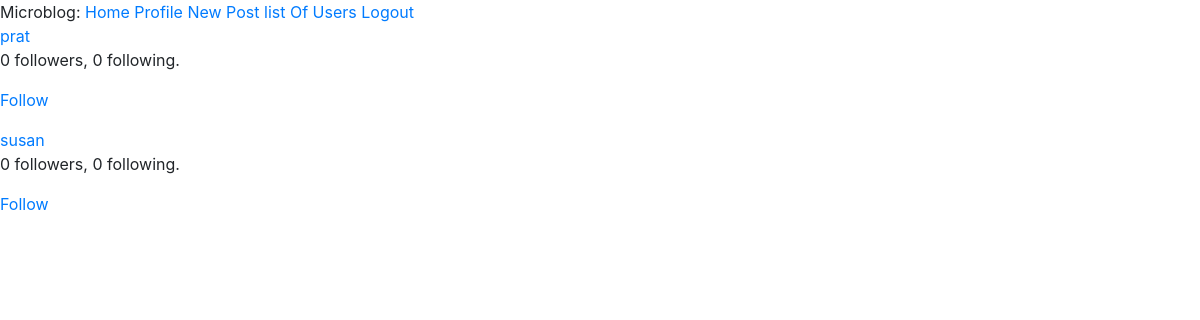
/all_users (signed in), run on the app's committed database.
### app/models.py (models this page shows, shortened)
class User(UserMixin, db.Model):
	id=db.Column(db.Integer, primary_key=True)
	username=db.Column(db.String(64), index=True, unique=True)
	email=db.Column(db.String(120), index=True, unique=True)
	password_hash = db.Column(db.String(128))
	posts = db.relationship('Post', backref='author', lazy='dynamic')
	about_me = db.Column(db.String(140))
	last_seen = db.Column(db.DateTime, default=datetime.utcnow)
	image_file = db.Column(db.String(20), nullable=False, default='profile_pics/default.jpg')
	followed = db.relationship(
        'User', secondary=followers,
        primaryjoin=(followers.c.follower_id == id),
        secondaryjoin=(followers.c.followed_id == id),
        backref=db.backref('followers', lazy='dynamic'), lazy='dynamic')
	member_of=db.relationship('Group', secondary=groupmember, backref=db.backref('members', lazy='dynamic'))
	def is_following(self, user):
		return self.followed.filter(
            followers.c.followed_id == user.id).count() > 0

### app/users/routes.py (the view)
@users.route('/all_users')
@login_required
def all_users():
    users = User.query.all()
    return render_template('all_users.html', users=users)

### app/models.py (called while the page is built)
@login.user_loader
def load_user(id):
    return User.query.get(int(id))

### app/templates/all_users.html
{% extends "base.html" %}
{% block content %}
<br/>
    {% for user in users %}
    <a href="{{ url_for('users.message', username=user.username) }}">{{ user.username}}</a>
     <p>{{ user.followers.count() }} followers, {{ user.followed.count() }} following.</p>
     {% if not current_user.is_following(user) %}
        <p><a href="{{ url_for('users.follow', username=user.username) }}">Follow</a></p>
        {% else %}
        <p><a href="{{ url_for('users.unfollow', username=user.username) }}">Unfollow</a></p>
    {% endif %}
     {% endfor %}
{% endblock %}

### data on the page
User: username "prat", followers.count "0", followed.count "0"
User: username "susan", followers.count "0", followed.count "0"
